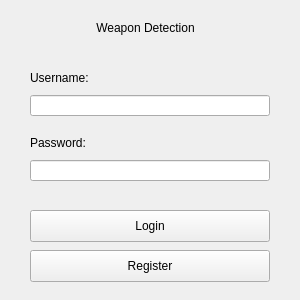
<?xml version="1.0" encoding="UTF-8"?>
<ui version="4.0">
 <class>MainWindow</class>
 <widget class="QMainWindow" name="MainWindow">
  <property name="geometry">
   <rect>
    <x>0</x>
    <y>0</y>
    <width>300</width>
    <height>300</height>
   </rect>
  </property>
  <property name="minimumSize">
   <size>
    <width>300</width>
    <height>300</height>
   </size>
  </property>
  <property name="windowTitle">
   <string>Weapon Detection</string>
  </property>
  <widget class="QWidget" name="centralwidget">
   <widget class="QLabel" name="label">
    <property name="geometry">
     <rect>
      <x>80</x>
      <y>20</y>
      <width>131</width>
      <height>16</height>
     </rect>
    </property>
    <property name="text">
     <string>Weapon Detection</string>
    </property>
    <property name="alignment">
     <set>Qt::AlignCenter</set>
    </property>
   </widget>
   <widget class="QLabel" name="label_username">
    <property name="geometry">
     <rect>
      <x>30</x>
      <y>70</y>
      <width>71</width>
      <height>16</height>
     </rect>
    </property>
    <property name="text">
     <string>Username:</string>
    </property>
   </widget>
   <widget class="QLabel" name="label_password">
    <property name="geometry">
     <rect>
      <x>30</x>
      <y>135</y>
      <width>60</width>
      <height>16</height>
     </rect>
    </property>
    <property name="text">
     <string>Password:</string>
    </property>
   </widget>
   <widget class="QLineEdit" name="username_input">
    <property name="geometry">
     <rect>
      <x>30</x>
      <y>95</y>
      <width>240</width>
      <height>21</height>
     </rect>
    </property>
   </widget>
   <widget class="QLineEdit" name="password_input">
    <property name="geometry">
     <rect>
      <x>30</x>
      <y>160</y>
      <width>240</width>
      <height>21</height>
     </rect>
    </property>
    <property name="echoMode">
     <enum>QLineEdit::Password</enum>
    </property>
   </widget>
   <widget class="QPushButton" name="login_button">
    <property name="geometry">
     <rect>
      <x>30</x>
      <y>210</y>
      <width>240</width>
      <height>32</height>
     </rect>
    </property>
    <property name="text">
     <string>Login</string>
    </property>
   </widget>
   <widget class="QPushButton" name="register_button">
    <property name="geometry">
     <rect>
      <x>30</x>
      <y>250</y>
      <width>240</width>
      <height>32</height>
     </rect>
    </property>
    <property name="text">
     <string>Register</string>
    </property>
   </widget>
  </widget>
 </widget>
 <resources/>
 <connections/>
</ui>
